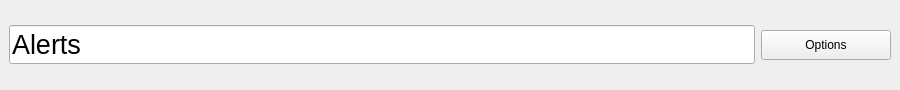
<?xml version="1.0" encoding="UTF-8"?>
<ui version="4.0">
 <class>AlertsDockWidget</class>
 <widget class="QDockWidget" name="AlertsDockWidget">
  <property name="geometry">
   <rect>
    <x>0</x>
    <y>0</y>
    <width>900</width>
    <height>90</height>
   </rect>
  </property>
  <property name="minimumSize">
   <size>
    <width>900</width>
    <height>90</height>
   </size>
  </property>
  <property name="maximumSize">
   <size>
    <width>524287</width>
    <height>90</height>
   </size>
  </property>
  <property name="features">
   <set>QDockWidget::NoDockWidgetFeatures</set>
  </property>
  <property name="allowedAreas">
   <set>Qt::TopDockWidgetArea</set>
  </property>
  <property name="windowTitle">
   <string/>
  </property>
  <widget class="QWidget" name="dockWidgetContents">
   <layout class="QHBoxLayout" name="horizontalLayout">
    <item>
     <widget class="QLineEdit" name="lineEdit">
      <property name="font">
       <font>
        <pointsize>20</pointsize>
       </font>
      </property>
      <property name="text">
       <string>Alerts</string>
      </property>
      <property name="readOnly">
       <bool>true</bool>
      </property>
     </widget>
    </item>
    <item>
     <widget class="QPushButton" name="buttonOptions">
      <property name="minimumSize">
       <size>
        <width>130</width>
        <height>30</height>
       </size>
      </property>
      <property name="maximumSize">
       <size>
        <width>130</width>
        <height>30</height>
       </size>
      </property>
      <property name="text">
       <string>Options</string>
      </property>
      <property name="icon">
       <iconset resource="../../resources.qrc">
        <normaloff>:/Icons/Icons/configuration21.png</normaloff>:/Icons/Icons/configuration21.png</iconset>
      </property>
     </widget>
    </item>
   </layout>
  </widget>
 </widget>
 <resources>
  <include location="../../resources.qrc"/>
 </resources>
 <connections/>
</ui>
